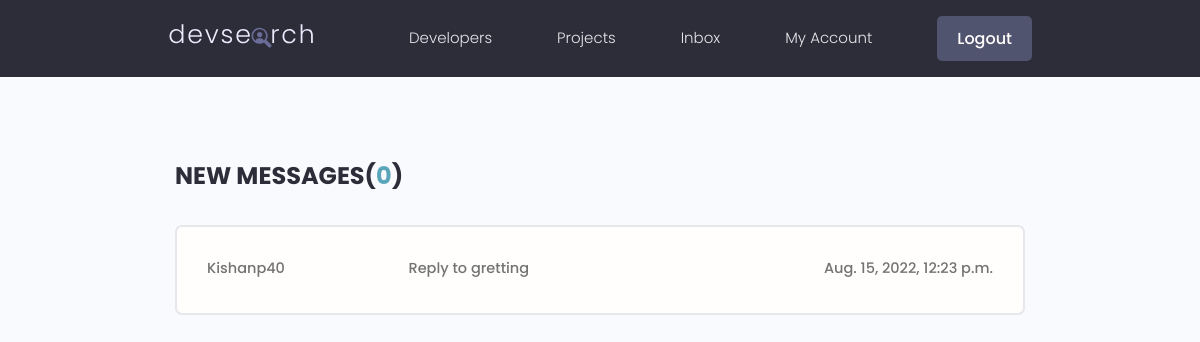
/inbox/ (signed in), run on the app's committed database.
### project/models.py (models this page shows, shortened)
class Message(models.Model):
    sender = models.ForeignKey(
        Profile, on_delete=models.SET_NULL, null=True, blank=True)
    recipient = models.ForeignKey(
        Profile, on_delete=models.SET_NULL, null=True, blank=True, related_name="messages")
    name = models.CharField(max_length=200, null=True, blank=True)
    email = models.EmailField(max_length=200, null=True, blank=True)
    subject = models.CharField(max_length=200, null=True, blank=True)
    body = models.TextField()
    is_read = models.BooleanField(default=False, null=True)
    created = models.DateTimeField(auto_now_add=True)
    id = models.UUIDField(default=uuid.uuid4, unique=True,
                          primary_key=True, editable=False)
    class Meta:
        ordering = ['is_read', '-created']

### pages/models.py (models this page shows)
class Profile(models.Model):
    user = models.OneToOneField(User, on_delete=models.CASCADE , null=True , blank=True)
    name = models.CharField(max_length=200 , blank=True , null=True)
    email = models.EmailField(max_length=500 , blank=True , null=True)
    username = models.CharField(max_length=200 , blank=True , null=True)
    location = models.CharField(max_length=200 , blank=True , null=True)
    short_intro = models.CharField(max_length=300 , blank=True , null=True)
    bio = models.TextField(blank=True , null=True)
    profile_image = models.ImageField(upload_to="user_images" , null=True, blank=True , default="profile_pic.jpeg")
    social_github = models.CharField(max_length=200 , blank=True , null=True)
    social_twitter = models.CharField(max_length=200 , blank=True , null=True)
    social_linkedin = models.CharField(max_length=200 , blank=True , null=True)
    social_youtube = models.CharField(max_length=200 , blank=True , null=True)
    social_website = models.CharField(max_length=200 , blank=True , null=True)
    created = models.DateTimeField(auto_now_add=True)
    id = models.UUIDField(default=uuid.uuid4 , unique=True , primary_key=True , editable=False)
    def __str__(self):
        return str(self.username)

### pages/views.py (the view)
# urls.py: path('inbox/',views.inbox,name="inbox"),
@login_required(login_url='login')
def inbox(request):
    profile = request.user.profile
    messageRequests = profile.messages.all()
    unreadCount = messageRequests.filter(is_read=False).count()
    context = {'messageRequests': messageRequests, 'unreadCount': unreadCount}
    return render(request , "pages/inbox.html" , context)

### pages/templates/pages/inbox.html (shortened to what this page needs)
{% extends 'pages/base.html' %}
{% block content %}
<main class="inbox my-xl">
  <div class="content-box">
    <h3 class="inbox__title">New Messages(<span>{{unreadCount}}</span>)</h3>
    <ul class="messages">
      {% for message in messageRequests %}
      {% if message.is_read == False  %}
      <li class="message message--unread">
        {% else %}
        <li class="message">
      {% endif %}
        <a href="{% url 'read-message' message.id %}">
          <span class="message__author">{{message.sender}}</span>
          <span class="message__subject"
            >{{message.subject}}</span
          >
          <span class="message__date">{{message.created}}</span>
        </a>
      </li>
      {% endfor %}
    </ul>
  </div>
</main>
{% endblock content %}

### static/css/app.css (style rules this page uses)
:root { --color-sub: #2d2d39; }
.content-box { width: 95%; max-width: 85rem; margin: 0 auto; }
.inbox { height: 90vh; }
.inbox__title, .inbox__title span { font-size: 2.4rem; font-weight: 700; color: var(--color-sub); text-transform: uppercase; text-align: left; margin-bottom: 3rem; }
.inbox__title span { color: var(--color-main); }
.messages { list-style: none; background: var(--color-white); padding: 0.5rem 3rem; border: 2px solid var(--color-light); border-radius: 0.7rem; }
.message { padding: 2.5rem 0; }
.message > a span { font-size: 1.45rem; font-weight: 500; }
.message > a { display: flex; gap: 1rem; }
.message__author, .message__date { flex-basis: 25%; }
.message__subject { flex-basis: 50%; }
.message__date { text-align: right; }

### static/uikit/styles/modules/_variables.css (style rules this page uses)
:root { --color-main: #5aa5b9; --color-main-light: #e6faff; --color-sub: #3f4156; --color-sub-light: #51546e; --color-sub-lighter: #ededfd; --color-text: #737373; --color-gray: #8b8b8b; --color-light: #e5e7eb; --color-light-gray: #767676; --color-bg: #f8fafd; --color-white: #fffefd; --color-white-light: #f3f3f3; --color-success: #359e64; --color-success-bg: #def8e8; --color-error: #fc4b0b; --color-error-bg: #fff2ee; --font-base: 'Poppins', arial, helvetica, 'Segoe UI', roboto, ubuntu, sans-serif; --font-monospace: 'Fira Code', 'Courier New', courier, monospace; --font-regular: 300; --font-medium: 500; --font-bold: 700; --generic-shadow: 1px 1px 5px #00000010; --generic-transition: all 0.3s ease-in-out; }

### static/uikit/styles/modules/_base.css (style rules this page uses)
* { margin: 0; padding: 0; box-sizing: border-box; text-rendering: optimizeLegibility; color: inherit; font-size: inherit; }
html { font-size: 50%; }
@media only screen and (min-width: 480px) { html { font-size: 56.25%; } }
@media only screen and (min-width: 1200px) { html { font-size: 62.5%; } }
body { line-height: 1.6; font-weight: 400; font-size: 1.5rem; color: var(--color-text); background-color: var(--color-bg); min-height: 100vh; }

### static/uikit/styles/modules/_typography.css (style rules this page uses)
* { font-family: var(--font-base); }
h3 { font-size: 3.2rem; font-weight: var(--font-medium); }
p, span, strong { font-size: 1.6rem; color: var(--color-text); font-weight: var(--font-regular); }
a { padding-bottom: 2px; text-decoration: none; display: inline-block; color: var(--color-main); font-weight: var(--font-medium); }

### static/uikit/styles/modules/_utilities.css (style rules this page uses)
.my-xl { margin: 8rem auto; }

### data on the page
Message: sender "Kishanp40", subject "Reply to gretting", created "Aug. 15, 2022, 12:23 p.m."

### other printed values
{{ unreadCount }} "0"
